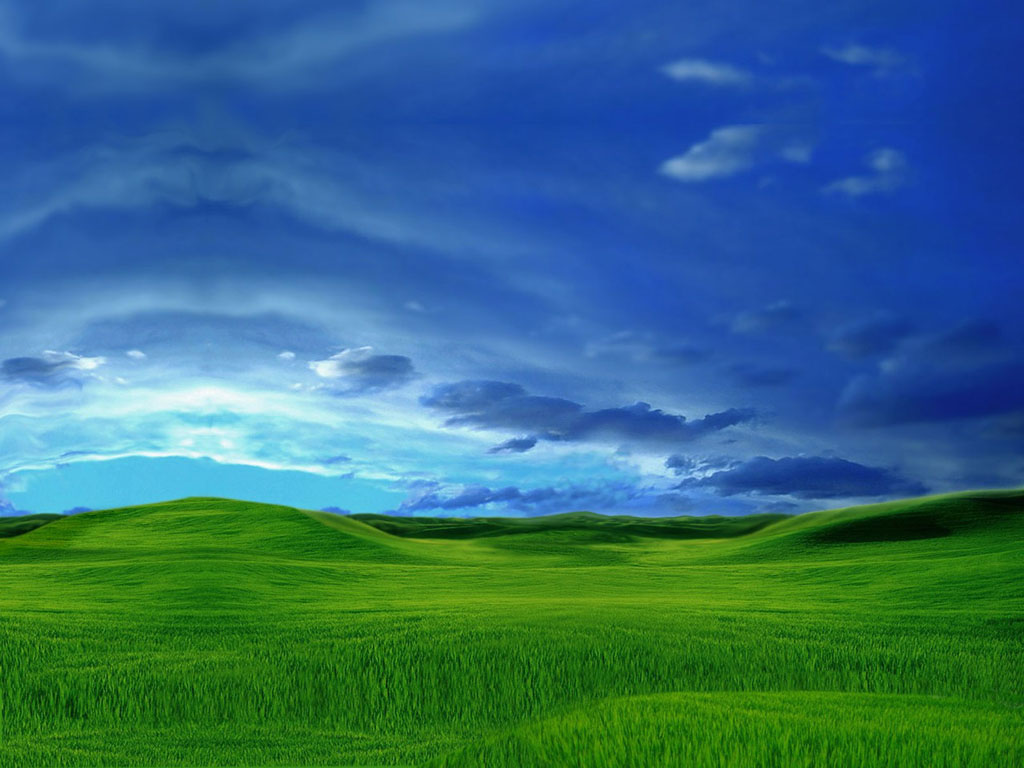
%> input picture Bliss.jpg, 1024 x 768 px
$ octave --eval "outline('Bliss.jpg');"   (GNU Octave 9; MATLAB toolbox functions it lacks are replaced by stand-ins)
%> lines starting %> are read from the running program, lines starting %| are printed output that depends on the picture; in (x1, y1, x2, y2) boxes, pixels count from 0 and x2, y2 are one past the last pixel; in counts of white or black regions, pixels touching at a corner belong together; the program's own positions count from 1
%> in outline, I is the input picture: size 768x1024x3 uint8; mean R, G, B 52.8, 109.6, 124.1
### contrast.m
% FI : input image. hi: upper contrast threshold. lo: lower contast
% threshold.
% BW1 : output binary image

function[BW1] = contrast(lo, hi, fI)
%> called with lo = 0.4, hi = 0.5

J = rgb2gray(fI);
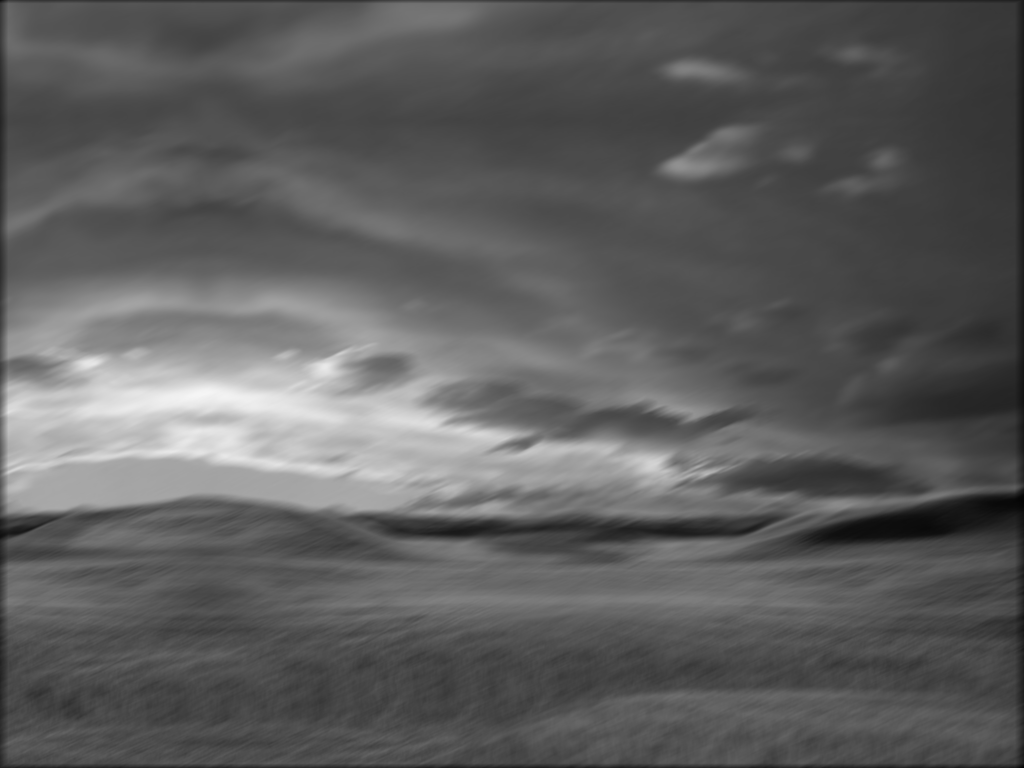
%> J: size 768x1024 uint8; min 1, max 246, mean 93.6

H = histeq(J);

G = imfill(H,'holes');
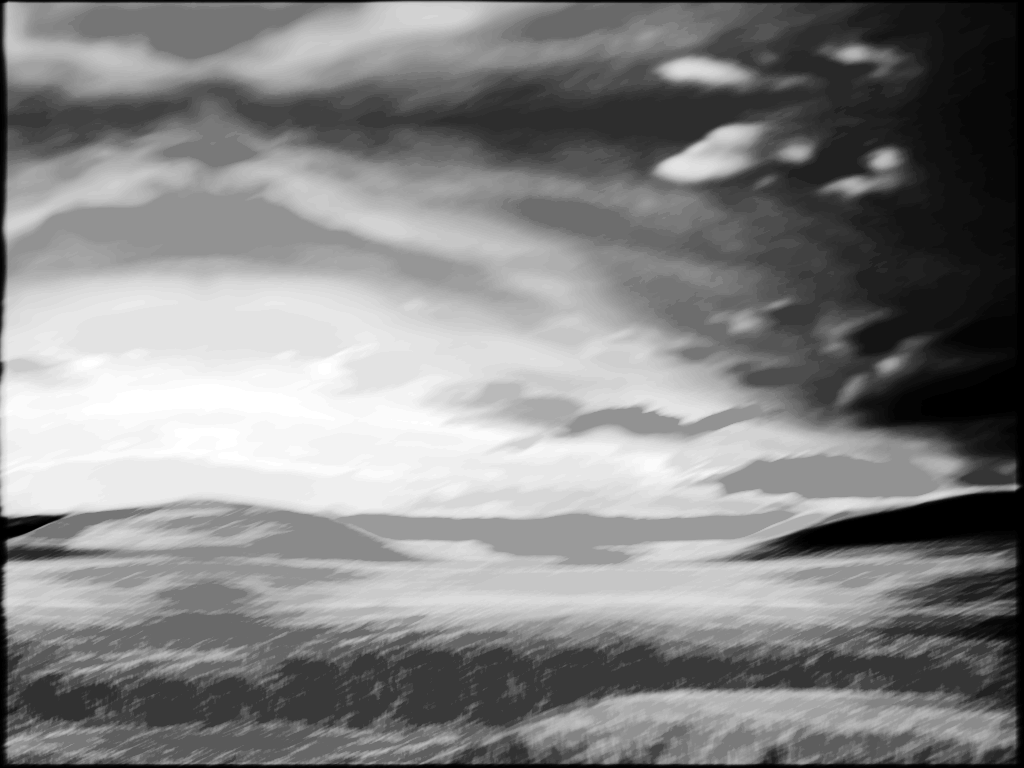
%> G: size 768x1024 uint8; min 0, max 255, mean 132.5

S1 = imadjust(G,[lo hi],[]);
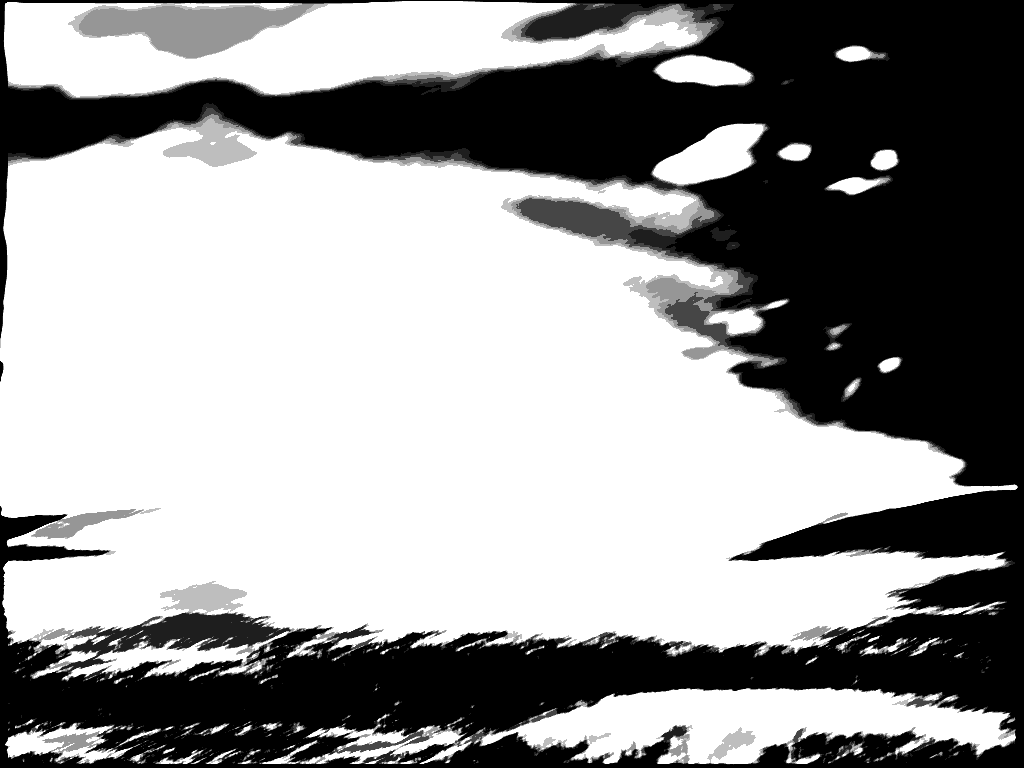
%> S1: size 768x1024 uint8; min 0, max 255, mean 151.5

F1 = ordfilt2(S1,25,true(5));
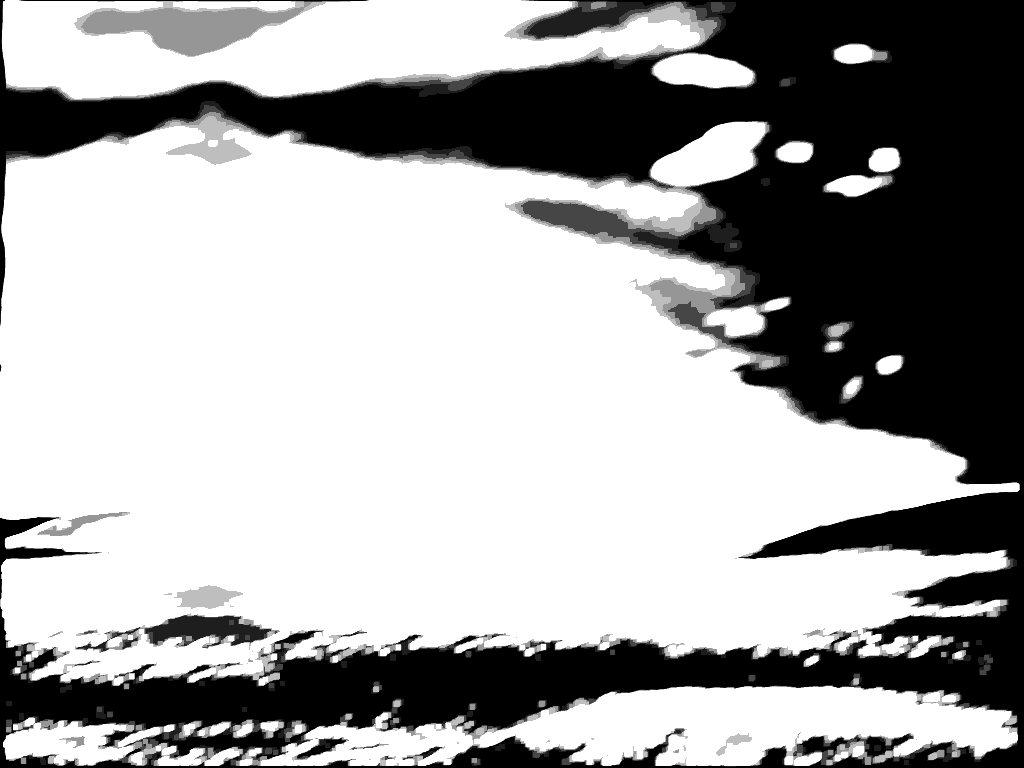
%> F1: size 768x1024 uint8; min 0, max 255, mean 164.5

BW1 = imextendedmax(F1,8);
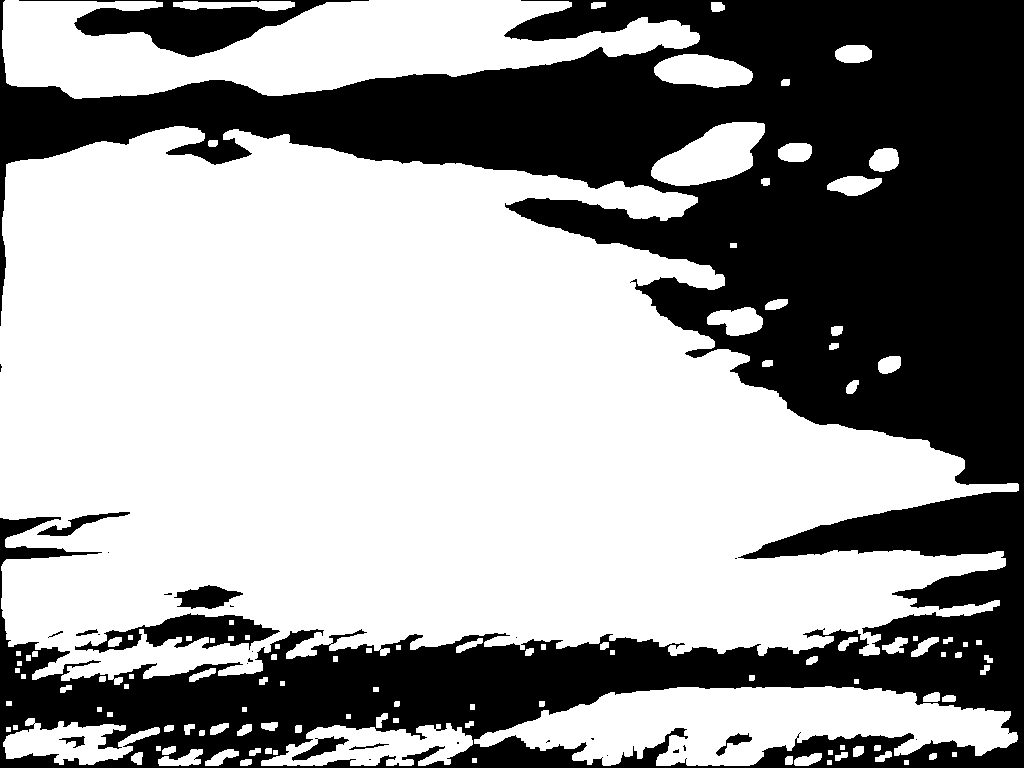
%> BW1: size 768x1024 logical; 60.5% white; 29 black regions (18 under 20 px), largest, box (x1, y1, x2, y2) and area: (0, 0, 1024, 768) 296903, (19, 0, 369, 57) 7350, (75, 613, 280, 653) 3531

%saveas(gca, 'contrast.png')

%imshow(BW1)

### outline.m
function outline(I)

I = imread(I);
h = fspecial('motion', 20, 25);
fI = imfilter(I, h);

BW = contrast(0.4, 0.5, fI);

%> (the run ends here)

$ run again, on skywriting2.jpg
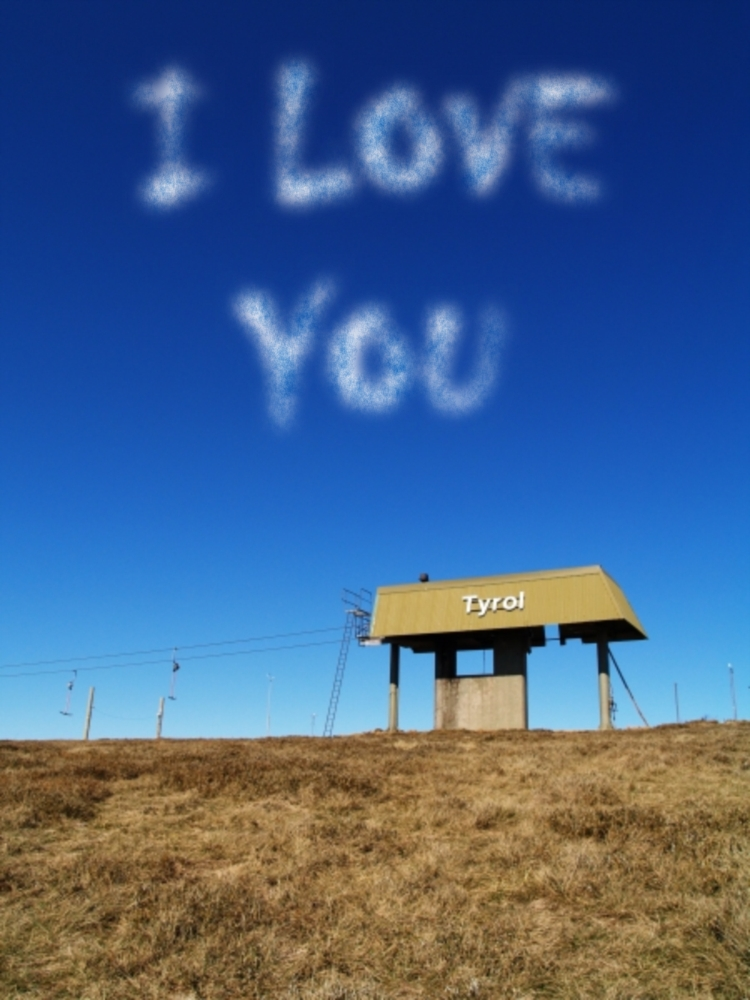
%> input picture skywriting2.jpg, 750 x 1000 px
%> in outline, I is the input picture: size 1000x750x3 uint8; mean R, G, B 69.6, 97.8, 138.4
%> in contrast, `G = imfill(H,'holes');`:
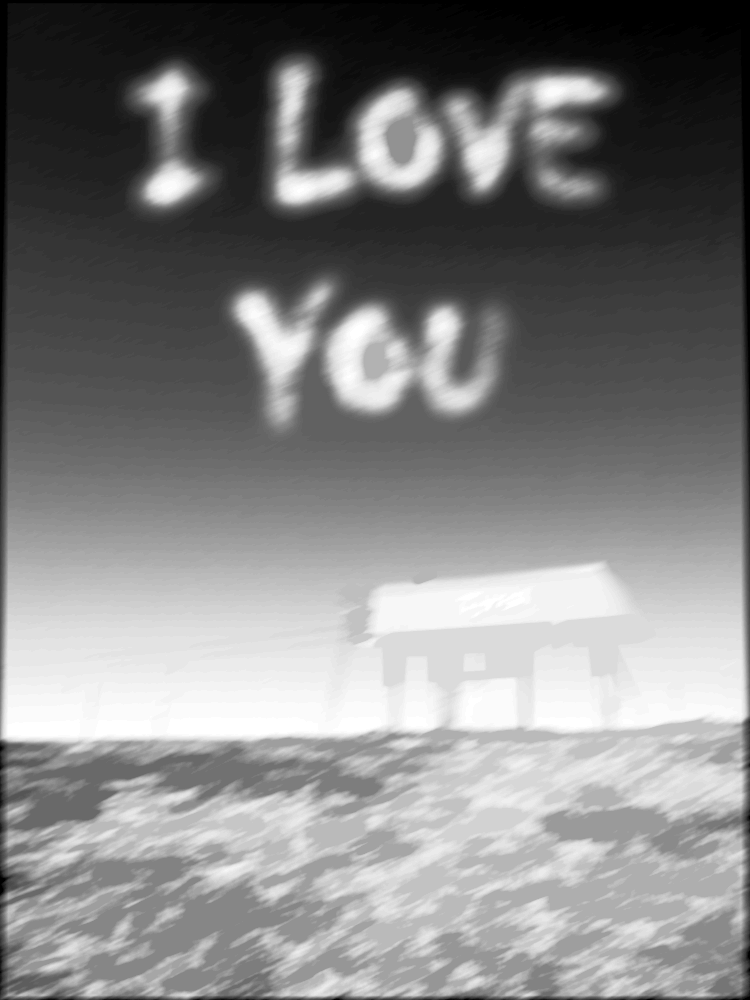
%> G: size 1000x750 uint8; min 0, max 255, mean 130.4
%> in contrast, `BW1 = imextendedmax(F1,8);`:
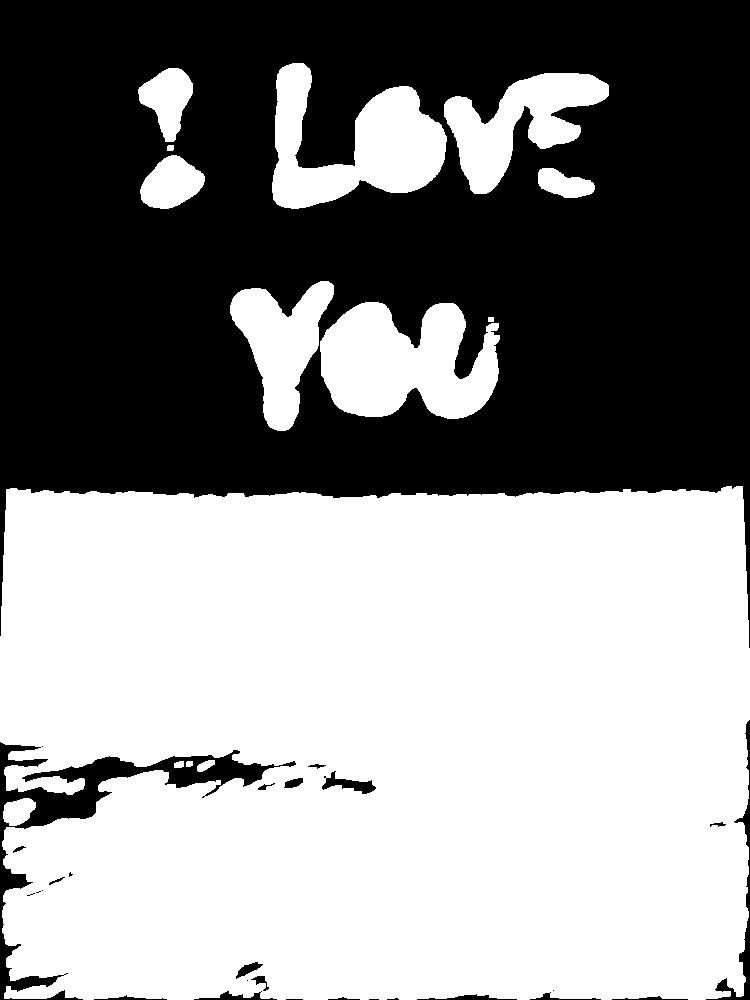
%> BW1: size 1000x750 logical; 55.8% white; 28 black regions (10 under 20 px), largest, box (x1, y1, x2, y2) and area: (0, 0, 750, 648) 319284, (0, 742, 296, 1000) 9093, (706, 720, 750, 1000) 1299
